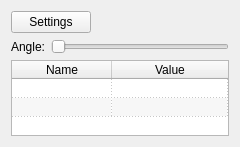
<?xml version="1.0" encoding="UTF-8"?>
<ui version="4.0">
 <class>EllipseCalculator</class>
 <widget class="QMainWindow" name="EllipseCalculator">
  <property name="geometry">
   <rect>
    <x>0</x>
    <y>0</y>
    <width>240</width>
    <height>147</height>
   </rect>
  </property>
  <property name="windowTitle">
   <string>Ellipse calculator</string>
  </property>
  <widget class="QWidget" name="centralWidget">
   <layout class="QVBoxLayout" name="verticalLayout">
    <item>
     <layout class="QHBoxLayout" name="horizontalLayout_2">
      <item>
       <widget class="QPushButton" name="btnSettings">
        <property name="text">
         <string>Settings</string>
        </property>
       </widget>
      </item>
      <item>
       <spacer name="horizontalSpacer">
        <property name="orientation">
         <enum>Qt::Horizontal</enum>
        </property>
        <property name="sizeHint" stdset="0">
         <size>
          <width>40</width>
          <height>20</height>
         </size>
        </property>
       </spacer>
      </item>
     </layout>
    </item>
    <item>
     <layout class="QHBoxLayout" name="horizontalLayout">
      <item>
       <widget class="QLabel" name="label">
        <property name="text">
         <string>Angle:</string>
        </property>
       </widget>
      </item>
      <item>
       <widget class="QSlider" name="horizontalSlider">
        <property name="maximum">
         <number>100</number>
        </property>
        <property name="orientation">
         <enum>Qt::Horizontal</enum>
        </property>
       </widget>
      </item>
     </layout>
    </item>
    <item>
     <widget class="QTableWidget" name="tableWidget">
      <property name="alternatingRowColors">
       <bool>true</bool>
      </property>
      <property name="selectionMode">
       <enum>QAbstractItemView::NoSelection</enum>
      </property>
      <property name="gridStyle">
       <enum>Qt::DotLine</enum>
      </property>
      <attribute name="horizontalHeaderStretchLastSection">
       <bool>true</bool>
      </attribute>
      <attribute name="verticalHeaderVisible">
       <bool>false</bool>
      </attribute>
      <attribute name="verticalHeaderDefaultSectionSize">
       <number>19</number>
      </attribute>
      <row>
       <property name="text">
        <string>1</string>
       </property>
      </row>
      <row>
       <property name="text">
        <string>2</string>
       </property>
      </row>
      <column>
       <property name="text">
        <string>Name</string>
       </property>
      </column>
      <column>
       <property name="text">
        <string>Value</string>
       </property>
      </column>
     </widget>
    </item>
   </layout>
  </widget>
 </widget>
 <layoutdefault spacing="6" margin="11"/>
 <resources/>
 <connections/>
</ui>
